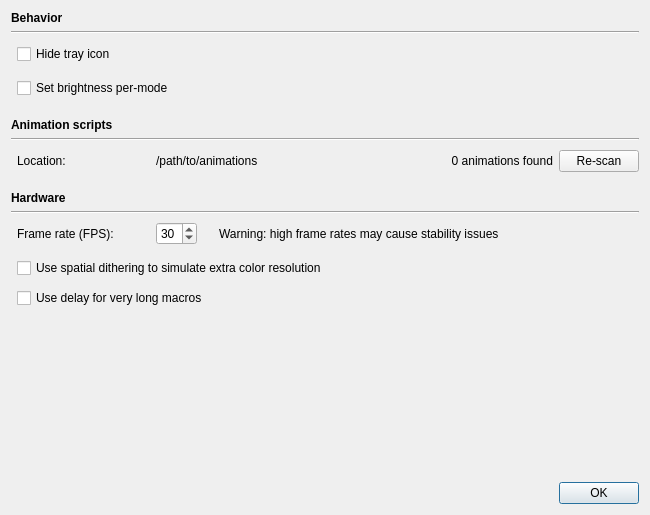
<?xml version="1.0" encoding="UTF-8"?>
<ui version="4.0">
 <class>ExtraSettingsWidget</class>
 <widget class="QDialog" name="ExtraSettingsWidget">
  <property name="geometry">
   <rect>
    <x>0</x>
    <y>0</y>
    <width>650</width>
    <height>515</height>
   </rect>
  </property>
  <property name="windowTitle">
   <string>Application Settings</string>
  </property>
  <layout class="QGridLayout" name="gridLayout">
   <item row="13" column="1" colspan="6">
    <widget class="QCheckBox" name="ditherBox">
     <property name="toolTip">
      <string>May improve appearance on some keyboards.</string>
     </property>
     <property name="text">
      <string>Use spatial dithering to simulate extra color resolution</string>
     </property>
    </widget>
   </item>
   <item row="14" column="1" colspan="6">
    <widget class="QCheckBox" name="delayBox">
     <property name="toolTip">
      <string>When using macros with strings longer than 25 chars, some OS may lose characters (e.g. Mint 17.2). Select to prevent that bug.</string>
     </property>
     <property name="text">
      <string>Use delay for very long macros</string>
     </property>
    </widget>
   </item>
   <item row="12" column="5">
    <widget class="QLabel" name="fpsWarnLabel">
     <property name="sizePolicy">
      <sizepolicy hsizetype="Expanding" vsizetype="Preferred">
       <horstretch>0</horstretch>
       <verstretch>0</verstretch>
      </sizepolicy>
     </property>
     <property name="text">
      <string>Warning: high frame rates may cause stability issues</string>
     </property>
    </widget>
   </item>
   <item row="8" column="1">
    <spacer name="verticalSpacer_6">
     <property name="orientation">
      <enum>Qt::Vertical</enum>
     </property>
     <property name="sizeType">
      <enum>QSizePolicy::Fixed</enum>
     </property>
     <property name="sizeHint" stdset="0">
      <size>
       <width>20</width>
       <height>10</height>
      </size>
     </property>
    </spacer>
   </item>
   <item row="17" column="5">
    <spacer name="verticalSpacer_2">
     <property name="orientation">
      <enum>Qt::Vertical</enum>
     </property>
     <property name="sizeHint" stdset="0">
      <size>
       <width>20</width>
       <height>40</height>
      </size>
     </property>
    </spacer>
   </item>
   <item row="12" column="3">
    <widget class="QSpinBox" name="fpsBox">
     <property name="minimum">
      <number>5</number>
     </property>
     <property name="maximum">
      <number>60</number>
     </property>
     <property name="value">
      <number>30</number>
     </property>
    </widget>
   </item>
   <item row="7" column="0">
    <spacer name="verticalSpacer_4">
     <property name="orientation">
      <enum>Qt::Vertical</enum>
     </property>
     <property name="sizeType">
      <enum>QSizePolicy::Fixed</enum>
     </property>
     <property name="sizeHint" stdset="0">
      <size>
       <width>0</width>
       <height>28</height>
      </size>
     </property>
    </spacer>
   </item>
   <item row="12" column="0">
    <spacer name="verticalSpacer_9">
     <property name="orientation">
      <enum>Qt::Vertical</enum>
     </property>
     <property name="sizeType">
      <enum>QSizePolicy::Fixed</enum>
     </property>
     <property name="sizeHint" stdset="0">
      <size>
       <width>0</width>
       <height>28</height>
      </size>
     </property>
    </spacer>
   </item>
   <item row="12" column="4">
    <spacer name="horizontalSpacer_3">
     <property name="orientation">
      <enum>Qt::Horizontal</enum>
     </property>
     <property name="sizeType">
      <enum>QSizePolicy::Fixed</enum>
     </property>
     <property name="sizeHint" stdset="0">
      <size>
       <width>10</width>
       <height>20</height>
      </size>
     </property>
    </spacer>
   </item>
   <item row="12" column="1">
    <widget class="QLabel" name="label_3">
     <property name="text">
      <string>Frame rate (FPS):</string>
     </property>
    </widget>
   </item>
   <item row="2" column="0">
    <spacer name="verticalSpacer">
     <property name="orientation">
      <enum>Qt::Vertical</enum>
     </property>
     <property name="sizeType">
      <enum>QSizePolicy::Fixed</enum>
     </property>
     <property name="sizeHint" stdset="0">
      <size>
       <width>0</width>
       <height>28</height>
      </size>
     </property>
    </spacer>
   </item>
   <item row="12" column="2">
    <spacer name="horizontalSpacer_2">
     <property name="orientation">
      <enum>Qt::Horizontal</enum>
     </property>
     <property name="sizeType">
      <enum>QSizePolicy::Fixed</enum>
     </property>
     <property name="sizeHint" stdset="0">
      <size>
       <width>30</width>
       <height>20</height>
      </size>
     </property>
    </spacer>
   </item>
   <item row="7" column="3" colspan="4">
    <layout class="QHBoxLayout" name="horizontalLayout">
     <item>
      <widget class="QLabel" name="animPathLabel">
       <property name="text">
        <string>/path/to/animations</string>
       </property>
      </widget>
     </item>
     <item>
      <widget class="QLabel" name="animCountLabel">
       <property name="sizePolicy">
        <sizepolicy hsizetype="Expanding" vsizetype="Preferred">
         <horstretch>0</horstretch>
         <verstretch>0</verstretch>
        </sizepolicy>
       </property>
       <property name="text">
        <string>0 animations found</string>
       </property>
       <property name="alignment">
        <set>Qt::AlignRight|Qt::AlignTrailing|Qt::AlignVCenter</set>
       </property>
      </widget>
     </item>
     <item>
      <widget class="QPushButton" name="animScanButton">
       <property name="text">
        <string>Re-scan</string>
       </property>
      </widget>
     </item>
    </layout>
   </item>
   <item row="3" column="1" colspan="6">
    <widget class="QCheckBox" name="brightnessBox">
     <property name="toolTip">
      <string>By default, the same brightness level will be applied to all profiles and all devices. Enable this to store it with the lighting mode instead.</string>
     </property>
     <property name="text">
      <string>Set brightness per-mode</string>
     </property>
    </widget>
   </item>
   <item row="2" column="1" colspan="6">
    <widget class="QCheckBox" name="trayBox">
     <property name="toolTip">
      <string>The tray icon will not be displayed. The application will still run in the background; re-launch the app to see the GUI again.</string>
     </property>
     <property name="text">
      <string>Hide tray icon</string>
     </property>
    </widget>
   </item>
   <item row="0" column="0" colspan="7">
    <widget class="QLabel" name="label">
     <property name="font">
      <font>
       <weight>75</weight>
       <bold>true</bold>
      </font>
     </property>
     <property name="text">
      <string>Behavior</string>
     </property>
    </widget>
   </item>
   <item row="14" column="1">
    <spacer name="verticalSpacer_7">
     <property name="orientation">
      <enum>Qt::Vertical</enum>
     </property>
     <property name="sizeType">
      <enum>QSizePolicy::Fixed</enum>
     </property>
     <property name="sizeHint" stdset="0">
      <size>
       <width>20</width>
       <height>10</height>
      </size>
     </property>
    </spacer>
   </item>
   <item row="13" column="0">
    <spacer name="verticalSpacer_8">
     <property name="orientation">
      <enum>Qt::Vertical</enum>
     </property>
     <property name="sizeType">
      <enum>QSizePolicy::Fixed</enum>
     </property>
     <property name="sizeHint" stdset="0">
      <size>
       <width>0</width>
       <height>28</height>
      </size>
     </property>
    </spacer>
   </item>
   <item row="15" column="0">
    <spacer name="verticalSpacer_10">
     <property name="orientation">
      <enum>Qt::Vertical</enum>
     </property>
     <property name="sizeType">
      <enum>QSizePolicy::Fixed</enum>
     </property>
     <property name="sizeHint" stdset="0">
      <size>
       <width>0</width>
       <height>28</height>
      </size>
     </property>
    </spacer>
   </item>
   <item row="6" column="0" colspan="7">
    <widget class="Line" name="line_3">
     <property name="orientation">
      <enum>Qt::Horizontal</enum>
     </property>
    </widget>
   </item>
   <item row="1" column="0" colspan="7">
    <widget class="Line" name="line">
     <property name="orientation">
      <enum>Qt::Horizontal</enum>
     </property>
    </widget>
   </item>
   <item row="5" column="0" colspan="7">
    <widget class="QLabel" name="label_5">
     <property name="font">
      <font>
       <weight>75</weight>
       <bold>true</bold>
      </font>
     </property>
     <property name="text">
      <string>Animation scripts</string>
     </property>
    </widget>
   </item>
   <item row="9" column="0" colspan="7">
    <widget class="QLabel" name="label_2">
     <property name="font">
      <font>
       <weight>75</weight>
       <bold>true</bold>
      </font>
     </property>
     <property name="text">
      <string>Hardware</string>
     </property>
    </widget>
   </item>
   <item row="16" column="0">
    <spacer name="verticalSpacer_11">
     <property name="orientation">
      <enum>Qt::Vertical</enum>
     </property>
     <property name="sizeType">
      <enum>QSizePolicy::Fixed</enum>
     </property>
     <property name="sizeHint" stdset="0">
      <size>
       <width>0</width>
       <height>28</height>
      </size>
     </property>
    </spacer>
   </item>
   <item row="12" column="6">
    <spacer name="horizontalSpacer">
     <property name="orientation">
      <enum>Qt::Horizontal</enum>
     </property>
     <property name="sizeHint" stdset="0">
      <size>
       <width>40</width>
       <height>20</height>
      </size>
     </property>
    </spacer>
   </item>
   <item row="10" column="0" colspan="7">
    <widget class="Line" name="line_2">
     <property name="orientation">
      <enum>Qt::Horizontal</enum>
     </property>
    </widget>
   </item>
   <item row="18" column="0" colspan="7">
    <widget class="QDialogButtonBox" name="buttonBox">
     <property name="orientation">
      <enum>Qt::Horizontal</enum>
     </property>
     <property name="standardButtons">
      <set>QDialogButtonBox::Ok</set>
     </property>
    </widget>
   </item>
   <item row="7" column="1">
    <widget class="QLabel" name="label_6">
     <property name="text">
      <string>Location:</string>
     </property>
    </widget>
   </item>
   <item row="4" column="1">
    <spacer name="verticalSpacer_5">
     <property name="orientation">
      <enum>Qt::Vertical</enum>
     </property>
     <property name="sizeType">
      <enum>QSizePolicy::Fixed</enum>
     </property>
     <property name="sizeHint" stdset="0">
      <size>
       <width>20</width>
       <height>10</height>
      </size>
     </property>
    </spacer>
   </item>
   <item row="3" column="0">
    <spacer name="verticalSpacer_3">
     <property name="orientation">
      <enum>Qt::Vertical</enum>
     </property>
     <property name="sizeType">
      <enum>QSizePolicy::Fixed</enum>
     </property>
     <property name="sizeHint" stdset="0">
      <size>
       <width>0</width>
       <height>28</height>
      </size>
     </property>
    </spacer>
   </item>
  </layout>
 </widget>
 <tabstops>
  <tabstop>trayBox</tabstop>
  <tabstop>brightnessBox</tabstop>
  <tabstop>animScanButton</tabstop>
  <tabstop>fpsBox</tabstop>
  <tabstop>ditherBox</tabstop>
  <tabstop>delayBox</tabstop>
 </tabstops>
 <resources/>
 <connections>
  <connection>
   <sender>buttonBox</sender>
   <signal>accepted()</signal>
   <receiver>ExtraSettingsWidget</receiver>
   <slot>accept()</slot>
   <hints>
    <hint type="sourcelabel">
     <x>248</x>
     <y>254</y>
    </hint>
    <hint type="destinationlabel">
     <x>157</x>
     <y>274</y>
    </hint>
   </hints>
  </connection>
  <connection>
   <sender>buttonBox</sender>
   <signal>rejected()</signal>
   <receiver>ExtraSettingsWidget</receiver>
   <slot>reject()</slot>
   <hints>
    <hint type="sourcelabel">
     <x>316</x>
     <y>260</y>
    </hint>
    <hint type="destinationlabel">
     <x>286</x>
     <y>274</y>
    </hint>
   </hints>
  </connection>
 </connections>
</ui>
